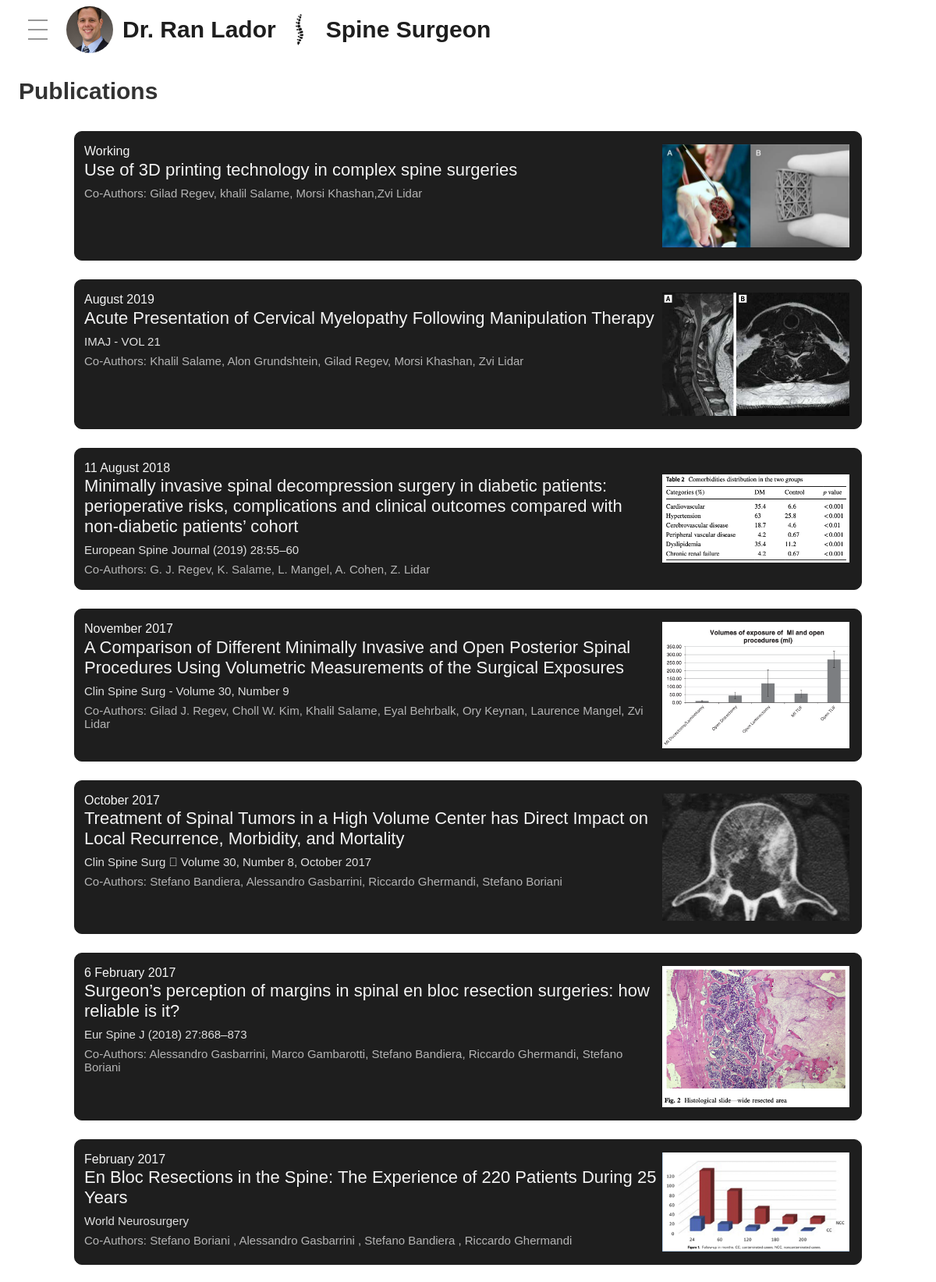
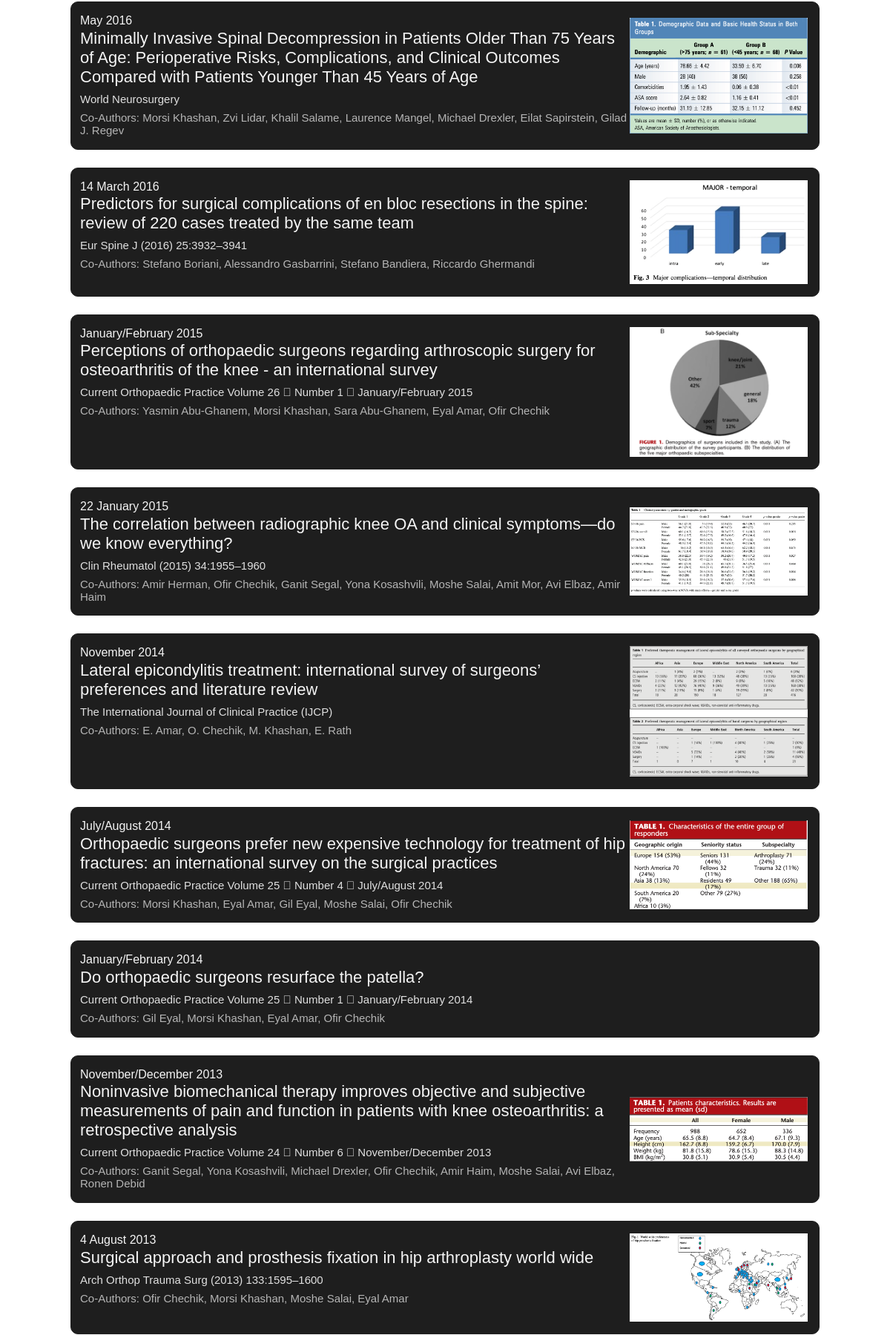
Page /publications (upper part) on the committed database (2 pictures, top to bottom).
### home/models.py (models this page shows, shortened)
class Home(models.Model):
    backgroundImage = models.FileField(upload_to="images/", blank=True)
    altBackgroundImage = models.FileField(upload_to="images/", blank=True)
    name = models.CharField(max_length=300, blank=True)
    profileImage = models.FileField(upload_to="images/", blank=True)
    title = models.CharField(max_length=300, blank=True)
    bio = models.TextField(blank=True)
    scheduleLing = models.TextField
    research = models.TextField(blank=True)

class Research(models.Model):
    title = models.CharField(max_length=300, blank=True)
    publisher = models.CharField(max_length=300, blank=True)
    pdf = models.FileField(upload_to="assets/papers/", blank=True )
    images = models.ManyToManyField(Image, blank=True, related_name="+")
    date = models.DateField(blank=True, null=True, max_length=300)
    dateStr = models.CharField(blank=True, max_length=300)
    collaborators = models.TextField(blank=True)
    abstract = models.TextField(blank=True)
    keywords = models.TextField(blank=True)

class Image(models.Model):
    image = models.FileField(upload_to="images/", blank=True)

### home/views.py (the view)
# urls.py: path("publications", views.research, name="publications"),
def research(request):
    if request.method == "GET":
        key_words = KEY + ", Publications, Spinal Research, Research"
        research = Research.objects.all().order_by('-date')
        return render(request, "home/research.html", {
            "research": research,
            "home": Home.objects.all()[len(Home.objects.all())-1],
            'page_title': "Publications",
            "description": Home.objects.all()[len(Home.objects.all())-1].research,
            "key_words": key_words,
            'resume': Resume.objects.all()[len(Resume.objects.all())-1],
            'locations': Location.objects.all(),
            'contact': Contact.objects.all()[len(Contact.objects.all())-1],
        })

### home/templates/home/research.html (shortened to what this page needs)
{% include 'home/layout.html' %}
{% block body %}
<div id="research-page">
    <div class="page-title">
        Publications
    </div>
    <div id="research-view">
            {% for paper in research %}
            <div class="paper-view" onclick="goToPaper(`{{paper.id}}`, `{{paper.title}}`)">
                <div class="paper-content">
                    <div class="paper-date">
                        {{paper.dateStr}}
                    </div>
                    <div class="paper-title">
                        {{paper.title}}
                    </div>
                    <div class="paper-colabs" style="opacity: .9;">
                        {{paper.publisher}}
                    </div>
                    <div class="paper-colabs">
                        Co-Authors: {{paper.collaborators}}
                    </div>
                </div>
                <div class="paper-images-view">
                    {% for image in paper.images.all %}
                        <img class="paper-image" src="/media/{{image.image}}"/>
                    {% endfor %}
                </div>
            </div>
            {% endfor %}
    </div>
</div>
{% endblock %}

### home/templates/home/layout.html (shortened to what this page needs)
<!DOCTYPE html>
<html>
    <head>
        <link rel="stylesheet" href="https://cdnjs.cloudflare.com/ajax/libs/font-awesome/4.7.0/css/font-awesome.min.css">
    </head>
    <body>
        <div id="nav-bar">
            <div id="nav-back-left" class="nav-backs"></div>
            <div id="nav-btn" onclick="openNav()">
                <div class="nav-btn-line"></div>
                <div class="nav-btn-line"></div>
                <div class="nav-btn-line"></div>
            </div>
            <a id="nav-text-view" style="position: relative; text-decoration: none;" class="top-nav-text" href="/">
                    <img src="/media/{{home.profileImage}}" id="profile-image"/>
                    <div>{{home.name}}</div>
                    <div style="flex-direction: row; display: flex; align-items: center;">
                    <img src="/media/assets/spine-black.png" style="height: 40px; width: 40px;"/>
                    <div>
                        {{home.title}}
                    </div>
                </div>
            </a>
        </div>
    </body>
</html>

### home/templates/home/layout.html (style rules this page uses)
img { -webkit-user-drag: none; image-rendering:optimizeSpeed; }
body { margin: 0px; padding: 0px; overflow-x: hidden; font-family: gill sans, sans-serif; }
#nav-text-view { align-self: flex-end; justify-self: flex-end; color: rgb(30,30,30); font-size: 30px; font-weight: bold; transition: .5s; display: flex; flex-direction: row; position: fixed; padding-right: 6vw; top: 0; align-items: center; padding-left: 2vw; padding-top: 1vh; padding-bottom: 1vh; z-index: 100; }
#nav-text-view div { margin-left: 1vw; overflow: hidden; white-space: nowrap; }
#profile-image { width: 60px; height: 60px; border-radius: 360px; object-fit: cover; }
#nav-bar { width: 100vw; display: flex; flex-direction: row; align-items: center; position: fixed; top: 0; z-index: 99; transition: .6s; }
.nav-backs { background-color: white; width: 100vw; height: 100%; width: 1vw; position: absolute; top: 0; transition: .6s; }
#nav-btn, #nav-btn-close { width: 25px; padding-left: 3vw; display: flex; flex-direction: column; opacity: .4; transition: .4s; cursor: pointer; color: black; z-index: 100; }
.nav-btn-line { width: 100%; height: .28vh; background-color: currentColor; margin-top: 5px; margin-bottom: 5px; transition: .4s; }
#research-page, #paper-page { padding-top: calc(2vh + 60px); max-width: 100vw; }
.page-title { font-size: 30px; font-weight: bold; padding-left: 2vw; padding-top: 3vh; padding-bottom: 1vh; position: fixed; width: 100vw; background-color: white; color: rgb(50,50,50); z-index: 99999; }
#research-view { padding-top: calc(4vh + 60px); width: 100vw; display: flex; flex-direction: column; align-items: center; }
.paper-view { width: 82vw; background-color: rgb(30,30,30); border-width: 1px; border-style: solid; border-color: rgb(30,30,30); margin-bottom: 3vh; padding-top: 2vh; padding-bottom: 2vh; padding-left: 1vw; padding-right: 1vw; border-radius: 10px; color: whitesmoke; display: flex; flex-direction: row; position: relative; cursor: pointer; transition: 1s; opacity: 1; transform: translateX(80vw); }
.paper-content { width: 75%; transition: .4s; }
.paper-title { font-size: 22px; margin-top: .2vh; }
.paper-colabs { font-weight: 300; font-size: 15px; opacity: .7; margin-top: 1vh; margin-bottom: .1vh; }
.paper-images-view { width: 25%; display: flex; flex-direction: column; justify-content: center; align-items: center; }
.paper-image { width: 20vw; }

### home/templates/home/research.html (style rules this page uses)
.nav-backs { width: 100vw; background-color: white; }

### rows in the picture
Home: profileImage (picture), name "Dr. Ran Lador", title "Spine Surgeon"
Research: dateStr "Working", title "Use of 3D printing technology in complex spine surgeries", collaborators "Gilad Regev, khalil Salame, Morsi Khashan,Zvi Lidar"
Image: image (picture)
Research: dateStr "August 2019", title "Acute Presentation of Cervical Myelopathy Following Manipulation Therapy", publisher "IMAJ - VOL 21", collaborators "Khalil Salame, Alon Grundshtein, Gilad Regev, Morsi Khashan, Zvi Lidar"
Image: image (picture)
Research: dateStr "11 August 2018", title "Minimally invasive spinal decompression surgery in diabetic patients: perioperative risks, complications and clinical outcomes compared with non‐diabetic patients’ cohort", publisher "European Spine Journal (2019) 28:55–60", collaborators "G. J. Regev, K. Salame, L. Mangel, A. Cohen, Z. Lidar"
Image: image (picture)
Research: dateStr "November 2017", title "A Comparison of Different Minimally Invasive and Open Posterior Spinal Procedures Using Volumetric Measurements of the Surgical Exposures", publisher "Clin Spine Surg - Volume 30, Number 9", collaborators "Gilad J. Regev, Choll W. Kim, Khalil Salame, Eyal Behrbalk, Ory Keynan, Laurence Mangel, Zvi Lidar"
Image: image (picture)
Research: dateStr "October 2017", title "Treatment of Spinal Tumors in a High Volume Center has Direct Impact on Local Recurrence, Morbidity, and Mortality", publisher "Clin Spine Surg \u0002 Volume 30, Number 8, October 2017", collaborators "Stefano Bandiera, Alessandro Gasbarrini, Riccardo Ghermandi, Stefano Boriani"
Image: image (picture)
Research: dateStr "6 February 2017", title "Surgeon’s perception of margins in spinal en bloc resection surgeries: how reliable is it?", publisher "Eur Spine J (2018) 27:868–873", collaborators "Alessandro Gasbarrini, Marco Gambarotti, Stefano Bandiera, Riccardo Ghermandi, Stefano Boriani"
Image: image (picture)
Research: dateStr "February 2017", title "En Bloc Resections in the Spine: The Experience of 220 Patients During 25 Years", publisher "World Neurosurgery", collaborators "Stefano Boriani , Alessandro Gasbarrini , Stefano Bandiera , Riccardo Ghermandi"
Image: image (picture)
Research: dateStr "May 2016", title "Minimally Invasive Spinal Decompression in Patients Older Than 75 Years of Age: Perioperative Risks, Complications, and Clinical Outcomes Compared with Patients Younger Than 45 Years of Age", publisher "World Neurosurgery", collaborators "Morsi Khashan, Zvi Lidar, Khalil Salame, Laurence Mangel, Michael Drexler, Eilat Sapirstein, Gilad J. Regev"
Image: image (picture)
Research: dateStr "14 March 2016", title "Predictors for surgical complications of en bloc resections in the spine: review of 220 cases treated by the same team", publisher "Eur Spine J (2016) 25:3932–3941", collaborators "Stefano Boriani, Alessandro Gasbarrini, Stefano Bandiera, Riccardo Ghermandi"
Image: image (picture)
Research: dateStr "January/February 2015", title "Perceptions of orthopaedic surgeons regarding arthroscopic surgery for osteoarthritis of the knee - an international survey", publisher "Current Orthopaedic Practice Volume 26 \u0002 Number 1 \u0002 January/February 2015", collaborators "Yasmin Abu-Ghanem, Morsi Khashan, Sara Abu-Ghanem, Eyal Amar, Ofir Chechik"
Image: image (picture)
Research: dateStr "22 January 2015", title "The correlation between radiographic knee OA and clinical symptoms—do we know everything?", publisher "Clin Rheumatol (2015) 34:1955–1960", collaborators "Amir Herman, Ofir Chechik, Ganit Segal, Yona Kosashvili, Moshe Salai, Amit Mor, Avi Elbaz, Amir Haim"
Image: image (picture)
Research: dateStr "November 2014", title "Lateral epicondylitis treatment: international survey of surgeons’ preferences and literature review", publisher "The International Journal of Clinical Practice (IJCP)", collaborators "E. Amar, O. Chechik, M. Khashan, E. Rath"
Image: image (picture)
Research: dateStr "July/August 2014", title "Orthopaedic surgeons prefer new expensive technology for treatment of hip fractures: an international survey on the surgical practices", publisher "Current Orthopaedic Practice Volume 25 \u0002 Number 4 \u0002 July/August 2014", collaborators "Morsi Khashan, Eyal Amar, Gil Eyal, Moshe Salai, Ofir Chechik"
Image: image (picture)
Research: dateStr "January/February 2014", title "Do orthopaedic surgeons resurface the patella?", publisher "Current Orthopaedic Practice Volume 25 \u0002 Number 1 \u0002 January/February 2014", collaborators "Gil Eyal, Morsi Khashan, Eyal Amar, Ofir Chechik"
Research: dateStr "November/December 2013", title "Noninvasive biomechanical therapy improves objective and subjective measurements of pain and function in patients with knee osteoarthritis: a retrospective analysis", publisher "Current Orthopaedic Practice Volume 24 \u0002 Number 6 \u0002 November/December 2013", collaborators "Ganit Segal, Yona Kosashvili, Michael Drexler, Ofir Chechik, Amir Haim, Moshe Salai, Avi Elbaz, Ronen Debid"
Image: image (picture)
Research: dateStr "4 August 2013", title "Surgical approach and prosthesis fixation in hip arthroplasty world wide", publisher "Arch Orthop Trauma Surg (2013) 133:1595–1600", collaborators "Ofir Chechik, Morsi Khashan, Moshe Salai, Eyal Amar"
Image: image (picture)
